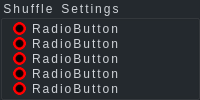
               <widget class="QGroupBox" name="shuffle_box">
                <property name="styleSheet">
                 <string notr="true">background-color: #24292E ;
font: 10pt &quot;MS Shell Dlg 2&quot;;
letter-spacing: 2px;
word-spacing: 1.4px;
color: #D0D4D9;
</string>
                </property>
                <property name="title">
                 <string>Shuffle Settings</string>
                </property>
                <property name="flat">
                 <bool>true</bool>
                </property>
                <property name="checkable">
                 <bool>false</bool>
                </property>
                <layout class="QGridLayout" name="gridLayout_21">
                 <property name="leftMargin">
                  <number>10</number>
                 </property>
                 <property name="topMargin">
                  <number>0</number>
                 </property>
                 <property name="rightMargin">
                  <number>0</number>
                 </property>
                 <property name="bottomMargin">
                  <number>0</number>
                 </property>
                 <property name="spacing">
                  <number>0</number>
                 </property>
                 <item row="1" column="0">
                  <layout class="QVBoxLayout" name="verticalLayout_4">
                   <item>
                    <widget class="QRadioButton" name="radioButton">
                     <property name="styleSheet">
                      <string notr="true">QRadioButton::indicator {
    width: 13px;
    height: 13px;
}

QRadioButton::indicator::unchecked {
background-color: qradialgradient(spread:pad, cx:0.5, cy:0.5, radius:0.5, fx:0.5, fy:0.5, stop:0 rgba(0, 0, 0, 255), stop:0.505682 rgba(25, 0, 0, 255), stop:0.693182 rgba(255, 0, 0, 255), stop:0.943182 rgba(255, 0, 0, 255), stop:1 rgba(255, 255, 255, 0));
}

QRadioButton::indicator::checked {
background-color: qradialgradient(spread:pad, cx:0.5, cy:0.5, radius:0.5, fx:0.5, fy:0.5, stop:0 rgba(0, 0, 0, 255), stop:0.505682 rgba(25, 0, 0, 255), stop:0.693182 rgba(36, 255, 0, 255), stop:0.943182 rgba(25, 255, 0, 255), stop:1 rgba(255, 255, 255, 0));
}
</string>
                     </property>
                     <property name="text">
                      <string>RadioButton</string>
                     </property>
                    </widget>
                   </item>
                   <item>
                    <widget class="QRadioButton" name="radioButton_4">
                     <property name="styleSheet">
                      <string notr="true">QRadioButton::indicator {
    width: 13px;
    height: 13px;
}

QRadioButton::indicator::unchecked {
background-color: qradialgradient(spread:pad, cx:0.5, cy:0.5, radius:0.5, fx:0.5, fy:0.5, stop:0 rgba(0, 0, 0, 255), stop:0.505682 rgba(25, 0, 0, 255), stop:0.693182 rgba(255, 0, 0, 255), stop:0.943182 rgba(255, 0, 0, 255), stop:1 rgba(255, 255, 255, 0));
}

QRadioButton::indicator::checked {
background-color: qradialgradient(spread:pad, cx:0.5, cy:0.5, radius:0.5, fx:0.5, fy:0.5, stop:0 rgba(0, 0, 0, 255), stop:0.505682 rgba(25, 0, 0, 255), stop:0.693182 rgba(36, 255, 0, 255), stop:0.943182 rgba(25, 255, 0, 255), stop:1 rgba(255, 255, 255, 0));
}
</string>
                     </property>
                     <property name="text">
                      <string>RadioButton</string>
                     </property>
                    </widget>
                   </item>
                   <item>
                    <widget class="QRadioButton" name="radioButton_3">
                     <property name="styleSheet">
                      <string notr="true">QRadioButton::indicator {
    width: 13px;
    height: 13px;
}

QRadioButton::indicator::unchecked {
background-color: qradialgradient(spread:pad, cx:0.5, cy:0.5, radius:0.5, fx:0.5, fy:0.5, stop:0 rgba(0, 0, 0, 255), stop:0.505682 rgba(25, 0, 0, 255), stop:0.693182 rgba(255, 0, 0, 255), stop:0.943182 rgba(255, 0, 0, 255), stop:1 rgba(255, 255, 255, 0));
}

QRadioButton::indicator::checked {
background-color: qradialgradient(spread:pad, cx:0.5, cy:0.5, radius:0.5, fx:0.5, fy:0.5, stop:0 rgba(0, 0, 0, 255), stop:0.505682 rgba(25, 0, 0, 255), stop:0.693182 rgba(36, 255, 0, 255), stop:0.943182 rgba(25, 255, 0, 255), stop:1 rgba(255, 255, 255, 0));
}
</string>
                     </property>
                     <property name="text">
                      <string>RadioButton</string>
                     </property>
                    </widget>
                   </item>
                   <item>
                    <widget class="QRadioButton" name="radioButton_5">
                     <property name="styleSheet">
                      <string notr="true">QRadioButton::indicator {
    width: 13px;
    height: 13px;
}

QRadioButton::indicator::unchecked {
background-color: qradialgradient(spread:pad, cx:0.5, cy:0.5, radius:0.5, fx:0.5, fy:0.5, stop:0 rgba(0, 0, 0, 255), stop:0.505682 rgba(25, 0, 0, 255), stop:0.693182 rgba(255, 0, 0, 255), stop:0.943182 rgba(255, 0, 0, 255), stop:1 rgba(255, 255, 255, 0));
}

QRadioButton::indicator::checked {
background-color: qradialgradient(spread:pad, cx:0.5, cy:0.5, radius:0.5, fx:0.5, fy:0.5, stop:0 rgba(0, 0, 0, 255), stop:0.505682 rgba(25, 0, 0, 255), stop:0.693182 rgba(36, 255, 0, 255), stop:0.943182 rgba(25, 255, 0, 255), stop:1 rgba(255, 255, 255, 0));
}
</string>
                     </property>
                     <property name="text">
                      <string>RadioButton</string>
                     </property>
                    </widget>
                   </item>
                   <item>
                    <widget class="QRadioButton" name="radioButton_2">
                     <property name="styleSheet">
                      <string notr="true">QRadioButton::indicator {
    width: 13px;
    height: 13px;
}

QRadioButton::indicator::unchecked {
background-color: qradialgradient(spread:pad, cx:0.5, cy:0.5, radius:0.5, fx:0.5, fy:0.5, stop:0 rgba(0, 0, 0, 255), stop:0.505682 rgba(25, 0, 0, 255), stop:0.693182 rgba(255, 0, 0, 255), stop:0.943182 rgba(255, 0, 0, 255), stop:1 rgba(255, 255, 255, 0));
}

QRadioButton::indicator::checked {
background-color: qradialgradient(spread:pad, cx:0.5, cy:0.5, radius:0.5, fx:0.5, fy:0.5, stop:0 rgba(0, 0, 0, 255), stop:0.505682 rgba(25, 0, 0, 255), stop:0.693182 rgba(36, 255, 0, 255), stop:0.943182 rgba(25, 255, 0, 255), stop:1 rgba(255, 255, 255, 0));
}
</string>
                     </property>
                     <property name="text">
                      <string>RadioButton</string>
                     </property>
                    </widget>
                   </item>
                  </layout>
                 </item>
                </layout>
               </widget>
